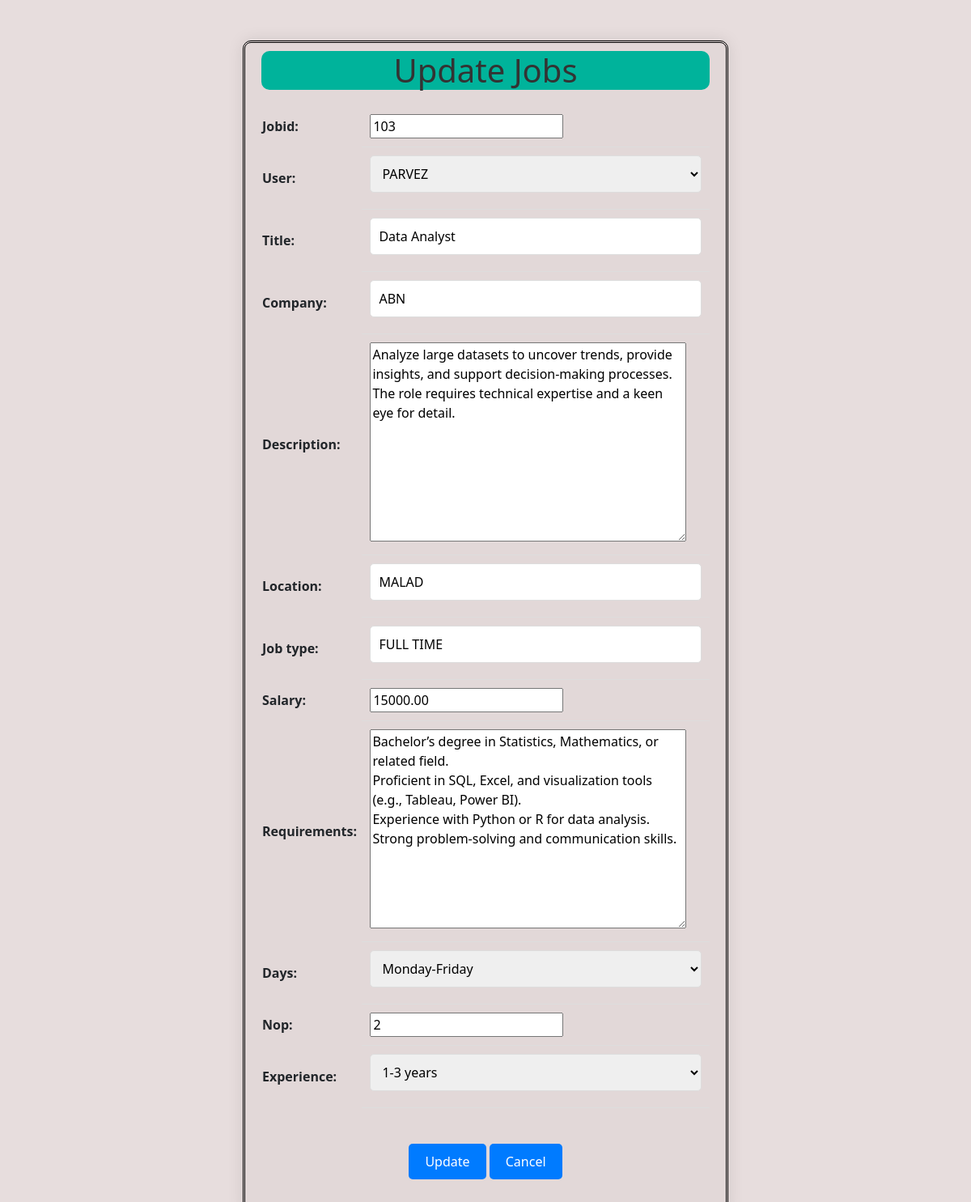
/updatejob/103 (signed in), run on the app's committed database.
### portalapp/models.py (models this page shows)
class Job(models.Model):
    jobid = models.IntegerField(primary_key=True)
    user = models.ForeignKey(User, on_delete=models.CASCADE, null=True)
    title = models.CharField(max_length=100)
    company = models.CharField(max_length=100)
    description = models.TextField()
    location = models.CharField(max_length=100)
    job_type = models.CharField(max_length=50)
    salary = models.DecimalField(max_digits=10, decimal_places=2)
    requirements = models.TextField()
    DAYS_CHOICES = (
        ('monday-friday', 'Monday-Friday'),
        ('monday-saturday', 'Monday-Saturday'),
    )
    days = models.CharField(max_length=50, choices=DAYS_CHOICES,null=True)
    EXPERIENCE_CHOICES = (
        ('0-1 years', '0-1 years'),
        ('1-3 years', '1-3 years'),
        ('3-5 years', '3-5 years'),
        ('5-above years', '5 years and above'),
    )
    nop = models.DecimalField(max_digits=10,decimal_places=0,null=True)
    experience = models.CharField(max_length=20, choices=EXPERIENCE_CHOICES,null=True)
    created_at = models.DateTimeField(auto_now_add=True)

### portalapp/views.py (the view)
# urls.py: path("updatejob/<jobid>", views.updatejob, name="updatejob"),
def updatejob(req, jobid):
    user = req.user
    job = get_object_or_404(Job, pk=jobid, user=user)
    if req.method == "POST":
        form = RegisterJob(req.POST, req.FILES, instance=job)
        if form.is_valid():
            form.save()
            return redirect("/index")
    else:
        form = RegisterJob(instance=job)
    context = {"form": form, "job": job}
    return render(req, "updatejob.html", context)

### portalapp/forms.py
class RegisterJob(ModelForm):
    class Meta:
        model = Job
        fields = "__all__"

### portalapp/templates/updatejob.html (shortened to what this page needs)
<!DOCTYPE html>
<html lang="en">
<head>
    <link href="https://cdn.jsdelivr.net/npm/bootstrap@5.3.3/dist/css/bootstrap.min.css" rel="stylesheet">
</head>
<body>
    <div class="container">
        <div class="row">
            <center>
                <h1>Update Jobs</h1>
                <form action="" method="post" enctype="multipart/form-data">
                    <table>
                        {{form.as_table}}
                    </table>
                    <br>
                    <input type="submit" value="Update">
                    <a href="/index"><input type="button" value="Cancel"></a>
                </form>
            </center>
        </div>
    </div>
</body>
</html>

### portalapp/templates/updatejob.html (style rules this page uses)
body { background-color:rgb(231, 221, 221); font-family: 'Segoe UI', Tahoma, Geneva, Verdana, sans-serif; }
.container { background-color:rgb(226, 216, 216); border-radius: 10px; box-shadow: 0 0 20px rgba(0, 0, 0, 0.1); padding: 20px; max-width: 600px; margin: 50px auto; padding-top: 10px; border-radius: 10px; border-style: double; border-color: black; }
h1 { text-align: center; color: #333333; margin-bottom: 20px; background-color: #00b39b; border-radius: 10px; }
form { margin-bottom: 20px; }
input[type="submit"], input[type="button"] { background-color: #007bff; color: #ffffff; border: none; padding: 10px 20px; border-radius: 5px; cursor: pointer; transition: background-color 0.3s ease; }
table { width: 100%; border-collapse: collapse; margin-bottom: 20px; }
table td { padding: 10px; border-bottom: 1px solid #dddddd; }
input[type="text"], input[type="email"], select { width: 100%; padding: 10px; border: 1px solid #dddddd; border-radius: 5px; box-sizing: border-box; margin-bottom: 10px; }
a { text-decoration: none; color: #007bff; }

### data on the page
Job: jobid "103", user "PARVEZ", title "Data Analyst", company "ABN", description "Analyze large datasets to uncover trends, provide insights, and support decision-making processes. The role requires technical expertise and a keen eye for detail.", location "MALAD", job_type "FULL TIME", salary "15000.00", requirements "Bachelor’s degree in Statistics, Mathematics, or related field. Proficient in SQL, Excel, and visualization tools (e.g., Tableau, Power BI). Experience with Python or R for data analysis. Strong problem-solving and communication skills.", days "Monday-Friday", nop "2", experience "1-3 years"
